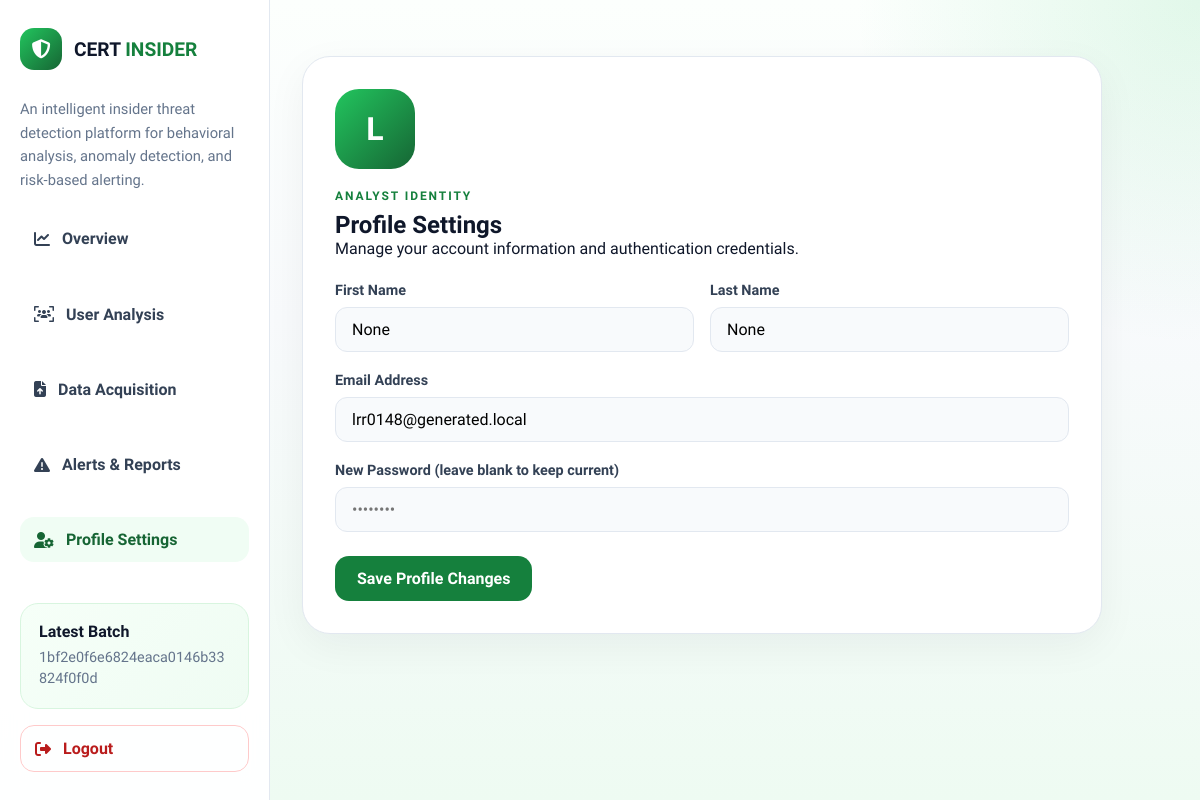
The app's page /profile (signed in), older data.
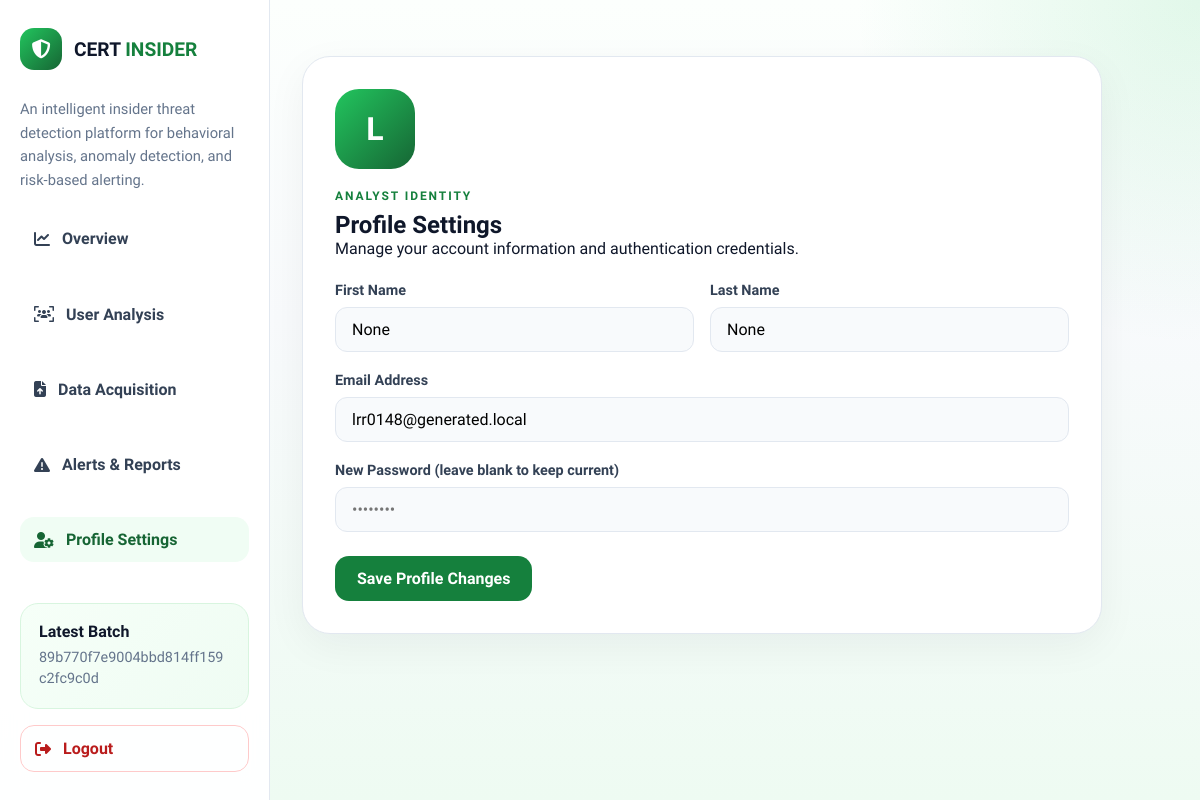
The same page, newer data.
### models/log.py (models this page shows, shortened)
class Log(db.Model):
    __tablename__ = "logs"
    id = db.Column(db.Integer, primary_key=True)
    batch_id = db.Column(db.String(64), nullable=False, index=True)
    user_id = db.Column(db.Integer, db.ForeignKey("users.id"), nullable=False, index=True)
    event_timestamp = db.Column(db.DateTime, nullable=True, index=True)
    login_frequency = db.Column(db.Float, nullable=False, default=0.0)
    after_hours_activity = db.Column(db.Float, nullable=False, default=0.0)
    night_login_count = db.Column(db.Float, nullable=False, default=0.0)
    file_access_count = db.Column(db.Float, nullable=False, default=0.0)
    email_activity_count = db.Column(db.Float, nullable=False, default=0.0)
    usb_usage_count = db.Column(db.Float, nullable=False, default=0.0)
    anomaly_flag = db.Column(db.Boolean, nullable=False, default=False)
    threat_level = db.Column(db.String(20), nullable=False, default="low")
    source_filename = db.Column(db.String(255), nullable=True)
    raw_record = db.Column(db.JSON, nullable=False)
    created_at = db.Column(db.DateTime, nullable=False, server_default=func.now())
    user = db.relationship("User", back_populates="logs")
    risk_score = db.relationship("RiskScore", back_populates="log", uselist=False, cascade="all, delete-orphan")
    alerts = db.relationship("Alert", back_populates="log", lazy=True, cascade="all, delete-orphan")

### models/user.py (models this page shows, shortened)
class User(db.Model):
    __tablename__ = "users"
    id = db.Column(db.Integer, primary_key=True)
    username = db.Column(db.String(80), unique=True, nullable=False, index=True)
    email = db.Column(db.String(120), unique=True, nullable=False, index=True)
    password_hash = db.Column(db.String(255), nullable=False)
    first_name = db.Column(db.String(100), nullable=True)
    last_name = db.Column(db.String(100), nullable=True)
    role = db.Column(db.String(50), nullable=False, default="analyst")
    created_at = db.Column(db.DateTime, nullable=False, server_default=func.now())
    otp_hash = db.Column(db.String(255), nullable=True)
    otp_expiry = db.Column(db.DateTime, nullable=True)
    logs = db.relationship("Log", back_populates="user", lazy=True)
    @property
    def fname(self):
        if self.first_name:
            return self.first_name.capitalize()
        parts = self.username.replace("_", ".").split(".")
        return parts[0].capitalize() if parts and parts[0] else "User"
    @property
    def lname(self):
        if self.last_name:
            return self.last_name.capitalize()
        parts = self.username.replace("_", ".").split(".")
        return parts[1].capitalize() if len(parts) > 1 and parts[1] else ""

### app.py (the view, shortened to what this page needs)
    @app.route("/profile", methods=["GET", "POST"])
    @_login_required
    def profile():
        user = _current_user()
        return render_template("profile.html", user=user)

### app.py (called while the page is built)
def _current_user():
    user_id = session.get("user_id")
    if not user_id:
        return None
    return db.session.get(User, user_id)

def _login_required(view):
    @wraps(view)
    def wrapped_view(*args, **kwargs):
        if _current_user() is None:
            flash("Please sign in to continue.", "error")
            return redirect(url_for("login_page"))
        return view(*args, **kwargs)
    return wrapped_view

def _latest_batch_logs():
    latest_log = Log.query.order_by(Log.created_at.desc(), Log.id.desc()).first()
    if latest_log is None:
        return None, []
    batch_logs = (
        Log.query.filter_by(batch_id=latest_log.batch_id)
        .order_by(Log.id.asc())
        .all()
    )
    return latest_log.batch_id, batch_logs

### templates/profile.html (shortened to what this page needs)
{% extends "base.html" %}
{% block content %}
    <div class="profile-card">
        <div class="avatar-large">{{ user.fname[:1] }}{{ user.lname[:1] }}</div>
        <div class="eyebrow">Analyst Identity</div>
        <h2>Profile Settings</h2>
        <p>Manage your account information and authentication credentials.</p>
        <form method="POST">
            <div class="form-section">
                <div class="form-row">
                    <div class="form-group">
                        <label>First Name</label>
                        <input type="text" name="first_name" value="{{ user.first_name }}">
                    </div>
                    <div class="form-group">
                        <label>Last Name</label>
                        <input type="text" name="last_name" value="{{ user.last_name }}">
                    </div>
                </div>
                <div class="form-group">
                    <label>Email Address</label>
                    <input type="email" name="email" value="{{ user.email }}">
                </div>
                <div class="form-group">
                    <label>New Password (leave blank to keep current)</label>
                    <input type="password" name="new_password" placeholder="••••••••">
                </div>
            </div>
            <button type="submit" class="btn btn-primary">Save Profile Changes</button>
        </form>
    </div>
{% endblock %}

### templates/base.html (shortened to what this page needs)
<!DOCTYPE html>
<html lang="en">
<head>
    <link rel="stylesheet" href="https://cdnjs.cloudflare.com/ajax/libs/font-awesome/6.4.0/css/all.min.css">
</head>
<body>
    {% set active_page = request.endpoint %}
    <aside class="sidebar">
        <a href="{{ url_for('dashboard') }}" class="logo">
            <i class="fas fa-shield-halved"></i>
            <div>CERT <span>INSIDER</span></div>
        </a>
        <p class="sidebar-copy">An intelligent insider threat detection platform for behavioral analysis, anomaly detection, and risk-based alerting.</p>
        <ul class="nav-menu">
            <li><a href="{{ url_for('dashboard') }}" class="nav-link {{ 'active' if active_page == 'dashboard' else '' }}"><i class="fas fa-chart-line"></i> Overview</a></li>
            <li><a href="{{ url_for('detect_view') }}" class="nav-link {{ 'active' if active_page in ['detect_view', 'predict'] else '' }}"><i class="fas fa-users-viewfinder"></i> User Analysis</a></li>
            <li><a href="{{ url_for('upload') }}" class="nav-link {{ 'active' if active_page == 'upload' else '' }}"><i class="fas fa-file-arrow-up"></i> Data Acquisition</a></li>
            <li><a href="{{ url_for('results') }}" class="nav-link {{ 'active' if active_page == 'results' else '' }}"><i class="fas fa-triangle-exclamation"></i> Alerts & Reports</a></li>
            <li><a href="{{ url_for('profile') }}" class="nav-link {{ 'active' if active_page == 'profile' else '' }}"><i class="fas fa-user-gear"></i> Profile Settings</a></li>
        </ul>
        <div class="sidebar-summary">
            <strong>Latest Batch</strong>
            <p>{% if latest_batch_id %}{{ latest_batch_id }}{% else %}No dataset processed yet{% endif %}</p>
        </div>
        <a href="{{ url_for('logout') }}" class="nav-link logout-btn">
            <i class="fas fa-right-from-bracket"></i> Logout
        </a>
    </aside>
    <main class="main-content">
        {% block content %}{% endblock %}
    </main>
</body>
</html>

Row changes from the older to the newer data that the page shows:
no longer on this page (row unchanged): Log: batch "1bf2e0f6e6824eaca0146b33824f0f0d"
added Log: batch "89b770f7e9004bbd814ff159c2fc9c0d"
